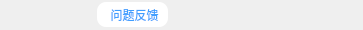
<?xml version="1.0" encoding="UTF-8"?>
<ui version="4.0">
 <class>UI_Widget_AuxiliaryFun_PanenlClass</class>
 <widget class="QWidget" name="UI_Widget_AuxiliaryFun_PanenlClass">
  <property name="geometry">
   <rect>
    <x>0</x>
    <y>0</y>
    <width>363</width>
    <height>30</height>
   </rect>
  </property>
  <property name="windowTitle">
   <string>辅助功能</string>
  </property>
  <layout class="QHBoxLayout" name="horizontalLayout">
   <property name="spacing">
    <number>0</number>
   </property>
   <property name="margin" stdset="0">
    <number>0</number>
   </property>
   <item>
    <widget class="QWidget" name="widget_bg" native="true">
     <property name="styleSheet">
      <string>QToolButton
{
	color: rgb(64, 158, 255);
	border-radius:9px;padding:2px 4px;
	border:0px; 
	padding-left:9px;
	padding-right:9px; 
	background-color: #FFFFFF;
} 

QToolButton:hover, QToolButton:pressed
{
	border-image: url(:/YL/Resources/YL/TopRight/Btn_MouseHover.png);
}</string>
     </property>
     <layout class="QHBoxLayout" name="horizontalLayout_2">
      <property name="spacing">
       <number>0</number>
      </property>
      <property name="leftMargin">
       <number>0</number>
      </property>
      <property name="topMargin">
       <number>0</number>
      </property>
      <property name="rightMargin">
       <number>5</number>
      </property>
      <property name="bottomMargin">
       <number>0</number>
      </property>
      <item>
       <spacer name="horizontalSpacer_2">
        <property name="orientation">
         <enum>Qt::Horizontal</enum>
        </property>
        <property name="sizeHint" stdset="0">
         <size>
          <width>40</width>
          <height>20</height>
         </size>
        </property>
       </spacer>
      </item>
      <item>
       <widget class="QToolButton" name="btn_consultCustomerOnline">
        <property name="styleSheet">
         <string notr="true">QToolButton
{
	color: rgb(64, 158, 255);
	border-radius:9px;padding:2px 4px;
	border:0px; 
	padding-left:9px;
	padding-right:5px; 
	background-color: #FFFFFF;
}   

QToolButton:hover, QToolButton:pressed
{
	border-image: url(:/YL/Resources/YL/TopRight/Btn_MouseHover.png);
}</string>
        </property>
        <property name="text">
         <string>问题反馈</string>
        </property>
        <property name="icon">
         <iconset resource="../../../../../../client-webcall-main/src/main/client_resouce/easyliaoclient.qrc">
          <normaloff>:/Resources/SVG/problem_feedback.svg</normaloff>:/Resources/SVG/problem_feedback.svg</iconset>
        </property>
        <property name="toolButtonStyle">
         <enum>Qt::ToolButtonTextBesideIcon</enum>
        </property>
       </widget>
      </item>
      <item>
       <spacer name="horizontalSpacer">
        <property name="orientation">
         <enum>Qt::Horizontal</enum>
        </property>
        <property name="sizeType">
         <enum>QSizePolicy::Fixed</enum>
        </property>
        <property name="sizeHint" stdset="0">
         <size>
          <width>10</width>
          <height>20</height>
         </size>
        </property>
       </spacer>
      </item>
      <item>
       <widget class="QPushButton" name="btn_TopWnd">
        <property name="minimumSize">
         <size>
          <width>30</width>
          <height>30</height>
         </size>
        </property>
        <property name="maximumSize">
         <size>
          <width>30</width>
          <height>30</height>
         </size>
        </property>
        <property name="toolTip">
         <string>置顶</string>
        </property>
        <property name="styleSheet">
         <string notr="true">QPushButton
{
border:0px;
}

QPushButton:hover, QPushButton:pressed
{
	border-image: url(:/YL/Resources/YL/TopRight/Btn_MouseHover.png);
}</string>
        </property>
        <property name="text">
         <string/>
        </property>
        <property name="icon">
         <iconset resource="../../../../../../client-webcall-main/src/main/client_resouce/easyliaoclient.qrc">
          <normaloff>:/Resources/SVG/btn_topwnd_normal.svg</normaloff>:/Resources/SVG/btn_topwnd_normal.svg</iconset>
        </property>
       </widget>
      </item>
      <item>
       <widget class="el_PushButton" name="btn_msgPrompt">
        <property name="minimumSize">
         <size>
          <width>30</width>
          <height>30</height>
         </size>
        </property>
        <property name="maximumSize">
         <size>
          <width>30</width>
          <height>30</height>
         </size>
        </property>
        <property name="toolTip">
         <string>通知公告</string>
        </property>
        <property name="styleSheet">
         <string notr="true">QPushButton
{
border:0px;
}

QPushButton:hover, QPushButton:pressed
{
	border-image: url(:/YL/Resources/YL/TopRight/Btn_MouseHover.png);
}</string>
        </property>
        <property name="text">
         <string/>
        </property>
        <property name="icon">
         <iconset resource="../../../../../../client-webcall-main/src/main/client_resouce/easyliaoclient.qrc">
          <normaloff>:/Resources/SVG/btn_notice.svg</normaloff>:/Resources/SVG/btn_notice.svg</iconset>
        </property>
       </widget>
      </item>
      <item>
       <widget class="QPushButton" name="btn_calculator">
        <property name="minimumSize">
         <size>
          <width>30</width>
          <height>30</height>
         </size>
        </property>
        <property name="maximumSize">
         <size>
          <width>30</width>
          <height>30</height>
         </size>
        </property>
        <property name="toolTip">
         <string>计算器</string>
        </property>
        <property name="styleSheet">
         <string notr="true">QPushButton
{
border:0px;
}

QPushButton:hover, QPushButton:pressed
{
	border-image: url(:/YL/Resources/YL/TopRight/Btn_MouseHover.png);
}</string>
        </property>
        <property name="text">
         <string/>
        </property>
        <property name="icon">
         <iconset resource="../../../../../../client-webcall-main/src/main/client_resouce/easyliaoclient.qrc">
          <normaloff>:/Resources/SVG/btn_Calculator.svg</normaloff>:/Resources/SVG/btn_Calculator.svg</iconset>
        </property>
       </widget>
      </item>
      <item>
       <widget class="QPushButton" name="btn_changeSkin">
        <property name="sizePolicy">
         <sizepolicy hsizetype="Fixed" vsizetype="Fixed">
          <horstretch>0</horstretch>
          <verstretch>0</verstretch>
         </sizepolicy>
        </property>
        <property name="minimumSize">
         <size>
          <width>30</width>
          <height>30</height>
         </size>
        </property>
        <property name="maximumSize">
         <size>
          <width>30</width>
          <height>30</height>
         </size>
        </property>
        <property name="toolTip">
         <string>更换皮肤</string>
        </property>
        <property name="styleSheet">
         <string notr="true">QPushButton
{
border:0px;
}

QPushButton:hover, QPushButton:pressed
{
border-image: url(:/YL/Resources/YL/TopRight/Btn_MouseHover.png);
}</string>
        </property>
        <property name="text">
         <string/>
        </property>
        <property name="icon">
         <iconset resource="../../../../../../client-webcall-main/src/main/client_resouce/easyliaoclient.qrc">
          <normaloff>:/Resources/SVG/btn_ChangeSkin.svg</normaloff>:/Resources/SVG/btn_ChangeSkin.svg</iconset>
        </property>
       </widget>
      </item>
      <item>
       <widget class="QPushButton" name="btn_lockScreen">
        <property name="minimumSize">
         <size>
          <width>30</width>
          <height>30</height>
         </size>
        </property>
        <property name="maximumSize">
         <size>
          <width>30</width>
          <height>30</height>
         </size>
        </property>
        <property name="toolTip">
         <string>屏幕锁定</string>
        </property>
        <property name="styleSheet">
         <string notr="true">QPushButton
{
border:0px;
}

QPushButton:hover, QPushButton:pressed
{
border-image: url(:/YL/Resources/YL/TopRight/Btn_MouseHover.png);
}</string>
        </property>
        <property name="text">
         <string/>
        </property>
        <property name="icon">
         <iconset resource="../../../../../../client-webcall-main/src/main/client_resouce/easyliaoclient.qrc">
          <normaloff>:/Resources/SVG/btn_LockScreen.svg</normaloff>:/Resources/SVG/btn_LockScreen.svg</iconset>
        </property>
       </widget>
      </item>
      <item>
       <widget class="QPushButton" name="btn_resetScale">
        <property name="minimumSize">
         <size>
          <width>30</width>
          <height>30</height>
         </size>
        </property>
        <property name="maximumSize">
         <size>
          <width>30</width>
          <height>30</height>
         </size>
        </property>
        <property name="toolTip">
         <string>还原比例</string>
        </property>
        <property name="styleSheet">
         <string notr="true">QPushButton
{
border:0px;
}

QPushButton:hover, QPushButton:pressed
{
border-image: url(:/YL/Resources/YL/TopRight/Btn_MouseHover.png);
}</string>
        </property>
        <property name="text">
         <string/>
        </property>
        <property name="icon">
         <iconset resource="../../../../../../client-webcall-main/src/main/client_resouce/easyliaoclient.qrc">
          <normaloff>:/Resources/SVG/btn_ResetScale.svg</normaloff>:/Resources/SVG/btn_ResetScale.svg</iconset>
        </property>
       </widget>
      </item>
     </layout>
    </widget>
   </item>
  </layout>
 </widget>
 <layoutdefault spacing="6" margin="11"/>
 <customwidgets>
  <customwidget>
   <class>el_PushButton</class>
   <extends>QPushButton</extends>
   <header location="global">el_pushbutton.h</header>
  </customwidget>
 </customwidgets>
 <resources>
  <include location="../../../../../../client-webcall-main/src/main/client_resouce/easyliaoclient.qrc"/>
 </resources>
 <connections/>
</ui>
